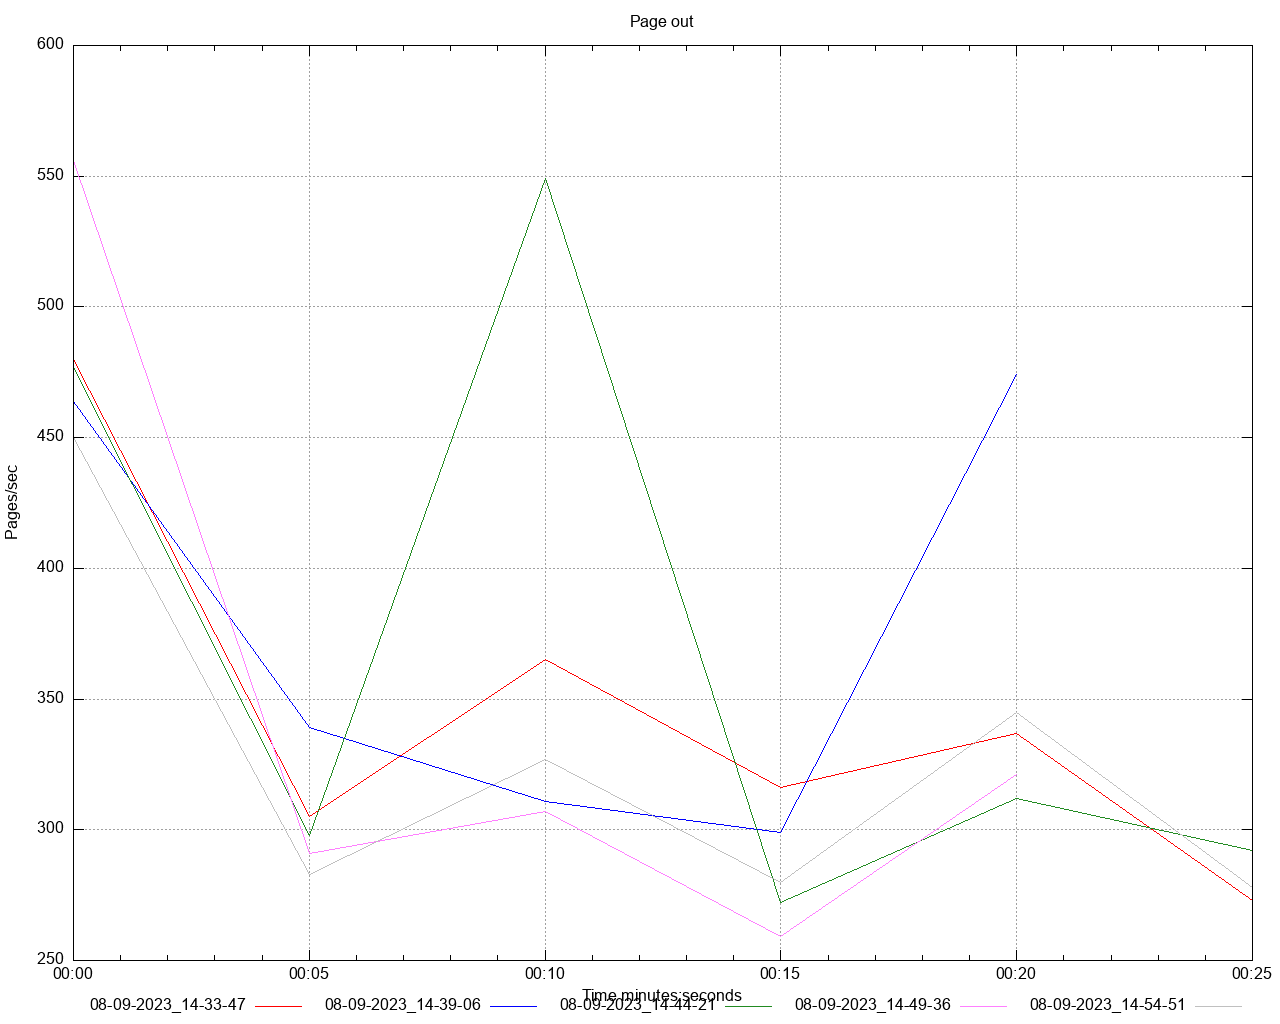

Reproduce this figure in gnuplot.
set title 'Page out' noenhanced
set style data lines
set datafile separator ","
set terminal png size 1280,1024
set grid
set key below
set xdata time
set timefmt "%s"
offset = 0
t0(x)=(offset=($0==0) ? x : offset, x - offset)
set xlabel 'Time minutes:seconds'
set ylabel 'Pages/sec'
set output '/Users/gbarnett/git/hazelcast-simulator/atomiclong-3node-member/atomicreference/dstat/page_out_A5.png'
plot \
   '/Users/gbarnett/git/hazelcast-simulator/atomiclong-3node-member/atomicreference/data/page_out_A5_1.data' using (t0(timecolumn(1))):2 title "08-09-2023_14-33-47" noenhanced lt rgb "red", \
   '/Users/gbarnett/git/hazelcast-simulator/atomiclong-3node-member/atomicreference/data/page_out_A5_2.data' using (t0(timecolumn(1))):2 title "08-09-2023_14-39-06" noenhanced lt rgb "blue", \
   '/Users/gbarnett/git/hazelcast-simulator/atomiclong-3node-member/atomicreference/data/page_out_A5_3.data' using (t0(timecolumn(1))):2 title "08-09-2023_14-44-21" noenhanced lt rgb "forest-green", \
   '/Users/gbarnett/git/hazelcast-simulator/atomiclong-3node-member/atomicreference/data/page_out_A5_4.data' using (t0(timecolumn(1))):2 title "08-09-2023_14-49-36" noenhanced lt rgb "orchid", \
   '/Users/gbarnett/git/hazelcast-simulator/atomiclong-3node-member/atomicreference/data/page_out_A5_5.data' using (t0(timecolumn(1))):2 title "08-09-2023_14-54-51" noenhanced lt rgb "grey", \
